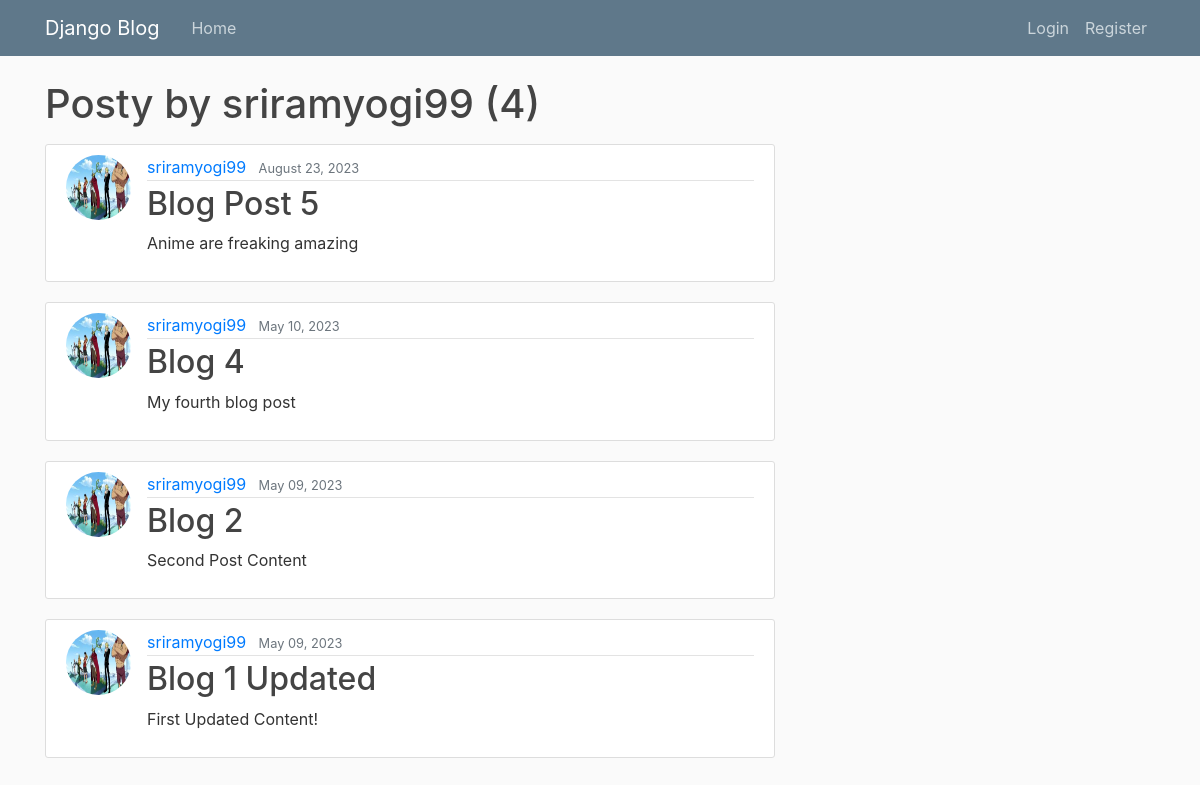
The page /user/sriramyogi99/ on the database its author committed.
### blog/models.py (models this page shows, shortened)
class Post(models.Model):
    title = models.CharField(max_length=100)
    content = models.TextField()
    date_posted = models.DateTimeField(default=timezone.now)
    author = models.ForeignKey(User, on_delete=models.CASCADE)

### users/models.py (models this page shows, shortened)
class Profile(models.Model):
    user = models.OneToOneField(User, on_delete=models.CASCADE)
    image = models.ImageField(default='default.jpg', upload_to='profile_pics')

### blog/views.py (the view)
# urls.py: path('user/<str:username>/', UserPostListView.as_view(), name = 'user-post'),
class UserPostListView(ListView):
    model = Post
    template_name = 'blog/user_posts.html'  # <app>/<model>_<viewtype>.html
    context_object_name = 'posts'
    paginate_by = 5
    def get_queryset(self):
        user = get_object_or_404(User, username=self.kwargs.get('username'))
        return Post.objects.filter(author=user).order_by('-date_posted')

### blog/templates/blog/user_posts.html (shortened to what this page needs)
{% extends "blog/base.html" %}
{% block content %}
    <h1 class="mb-3">Posty by {{ view.kwargs.username }} ({{ page_obj.paginator.count }})</h1>
    {% for post in posts  %}
        <article class="media content-section">
          <img class="rounded-circle article-img" src="{{ post.author.profile.image.url }}">
          <div class="media-body">
            <div class="article-metadata">
              <a class="mr-2" href="{% url 'user-post' post.author.username %}">{{ post.author }}</a>
              <small class="text-muted">{{ post.date_posted|date:"F d, Y" }}</small>
            </div>
            <h2><a class="article-title" href="{% url 'post-detail' post.id %}">{{ post.title }}</a></h2>
            <p class="article-content">{{ post.content }}</p>
          </div>
        </article>
    {% endfor  %}
{% endblock content %}

### blog/static/blog/main.css (style rules this page uses)
body { background: #fafafa; color: #333333; margin-top: 5rem; }
h1, h2, h3, h4, h5, h6 { color: #444444; }
.content-section { background: #ffffff; padding: 10px 20px; border: 1px solid #dddddd; border-radius: 3px; margin-bottom: 20px; }
.article-title { color: #444444; }
.article-content { white-space: pre-line; }
.article-img { height: 65px; width: 65px; margin-right: 16px; }
.article-metadata { padding-bottom: 1px; margin-bottom: 4px; border-bottom: 1px solid #e3e3e3 }

### rows shown on the page
Post: author.profile.image (picture), author "sriramyogi99", date_posted "August 23, 2023", title "Blog Post 5", content "Anime are freaking amazing"
Post: author.profile.image (picture), author "sriramyogi99", date_posted "May 10, 2023", title "Blog 4", content "My fourth blog post"
Post: author.profile.image (picture), author "sriramyogi99", date_posted "May 09, 2023", title "Blog 2", content "Second Post Content"
Post: author.profile.image (picture), author "sriramyogi99", date_posted "May 09, 2023", title "Blog 1 Updated", content "First Updated Content!"

### other values the page prints
{{ view.kwargs.username }} "sriramyogi99"
{{ page_obj.paginator.count }} "4"
